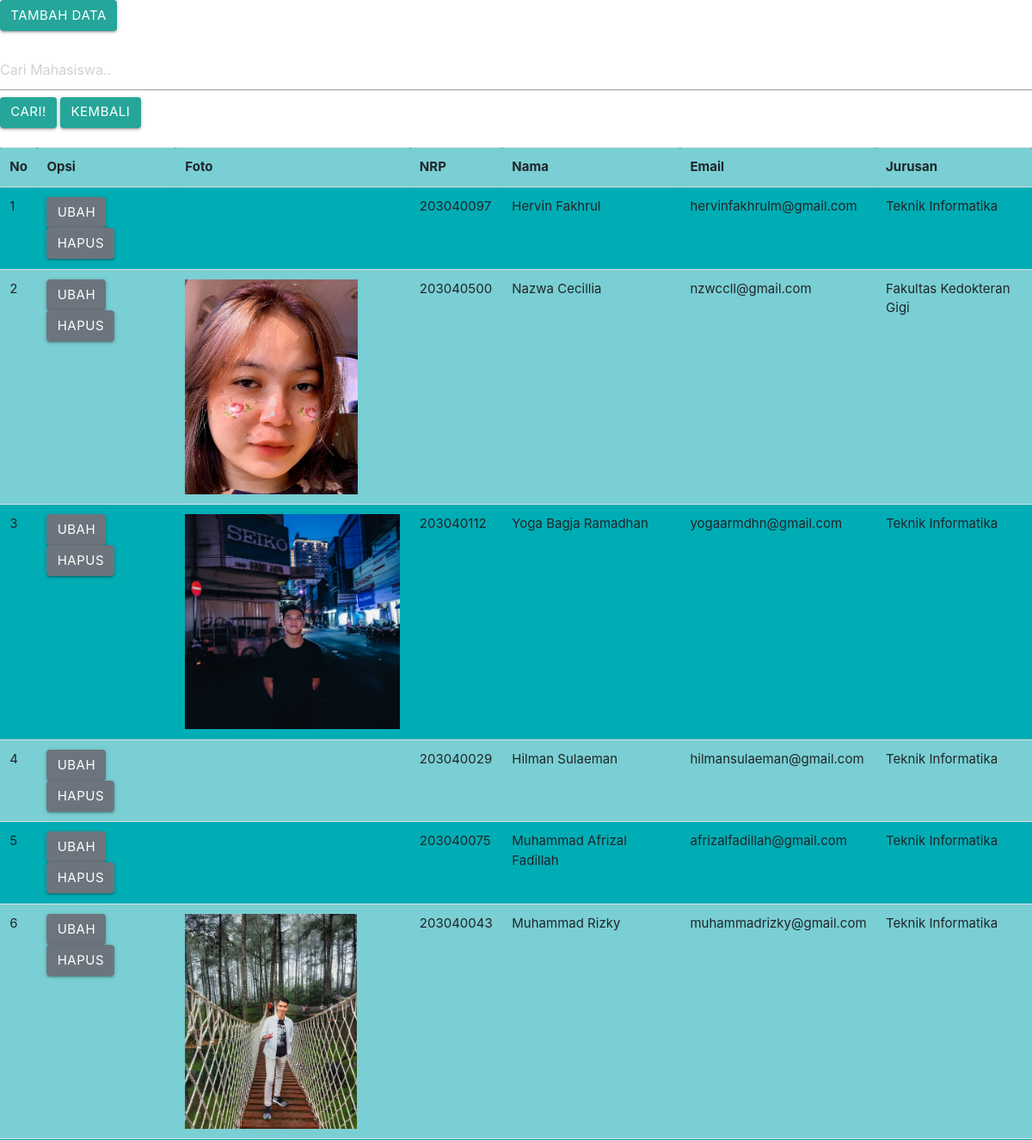
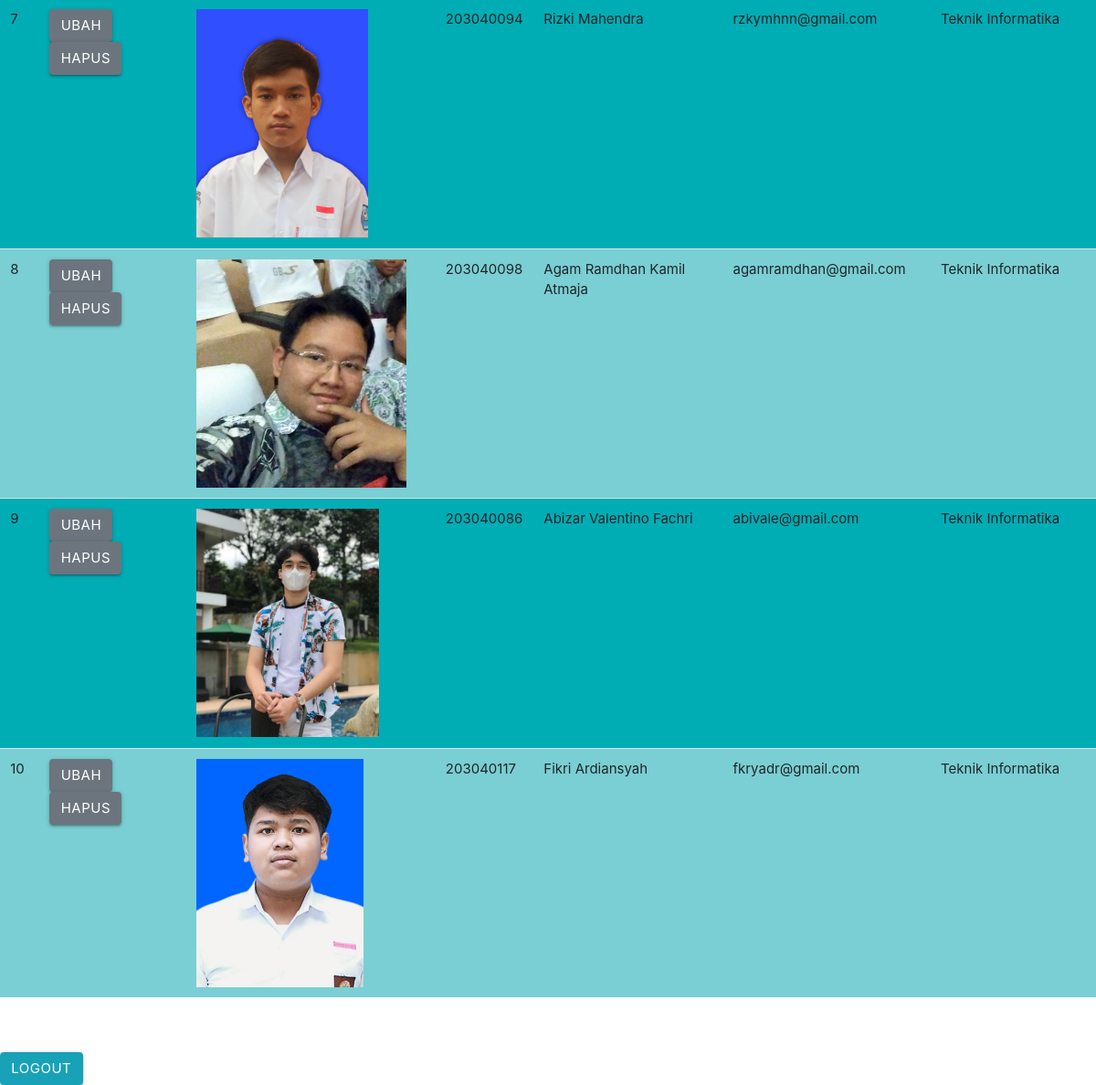
/php/admin.php (signed in), run on the app's committed database (2 pictures, top to bottom).
### tables this page shows
CREATE TABLE `mahasiswa` (
  `id` int(11) NOT NULL,
  `img` varchar(100) NOT NULL,
  `nrp` varchar(10) NOT NULL,
  `nama` varchar(100) NOT NULL,
  `email` varchar(100) NOT NULL,
  `jurusan` varchar(50) NOT NULL
);

### php/functions.php (called while the page is built, shortened)
 <?php
function koneksi()
{
    $conn = mysqli_connect("localhost", "root", "");
    mysqli_select_db($conn, "pw_tubes_203040097");
    return $conn;
}
function query ($sql)
{
    $conn = koneksi();
    $result = mysqli_query($conn, "$sql");
    $rows = [];
    while ($row = mysqli_fetch_assoc($result)) {
        $rows[] = $row;
    }
    return $rows;
}

### php/admin.php (the view, shortened to what this page needs)
 <?php
    require 'functions.php';
    $mahasiswa = query("SELECT * FROM mahasiswa ORDER BY id ASC");
?>
<!DOCTYPE html>
<html lang="en">
<head>
    <link rel="stylesheet" href="../css/style2.css">
    <link rel="stylesheet" href="https://cdnjs.cloudflare.com/ajax/libs/materialize/1.0.0/css/materialize.min.css">
    <link rel="stylesheet" href="https://maxcdn.bootstrapcdn.com/bootstrap/4.0.0/css/bootstrap.min.css">
</head>
<body>
    <div class="add">
        <a href="tambah.php"><button class="waves-effect waves-light btn">Tambah Data</button></a>
    </div>
    <br>
    <form class="cari" action="" method="GET">
        <input type="text" name="keyword" autofocus placeholder="Cari Mahasiswa.." autocomplete="off">
        <button type="submit" name="cari" class="waves-effect waves-light btn">Cari!</button>
        <button type="submit" class="waves-effect waves-light btn">
            <a href="admin.php" style="text-decoration: none; color: white;">Kembali</a>
        </button>
    </form>
    <br>
    <table class="table bordered striped" border="1" cellpadding="13" cellspacing="0" style="background-color: #00adb5;">
        <tr>
            <th>No</th>
            <th>Opsi</th>
            <th>Foto</th>
            <th>NRP</th>
            <th>Nama</th>
            <th>Email</th>
            <th>Jurusan</th>
        </tr>
    <?php if (empty($mahasiswa)) : ?>
        <tr>
            <td colspan="7">
                <h1>Data tidak ditemukan</h1>
            </td>
        </tr>
    <?php else : ?>
        <?php $i = 1;?>
        <?php foreach ($mahasiswa as $mhs) : ?>
            <tr>
                <td><?= $i; ?></td>
                <td>
                    <a href="ubah.php?id=<?=$mhs['id'] ?>"><button class="btn btn-secondary">Ubah</button></a>
                    <a href="hapus.php?id=<?=$mhs['id'] ?>" onclick="return confirm('Hapus Data??')"><button class="btn btn-secondary">Hapus</button></a>
                </td>
                <td><img src="../assets/img/<?= $mhs['img']; ?>" alt=""></td>
                <td><?= $mhs['nrp']; ?></td>
                <td><?= $mhs['nama']; ?></td>
                <td><?= $mhs['email']; ?></td>
                <td><?= $mhs['jurusan']; ?></td>
            </tr>
            <?php $i++; ?>
        <?php endforeach; ?>
    <?php endif; ?>
    </table>
    <br>
    <br>
    <button class="btn btn-info"><a href="logout.php" style="text-decoration: none; color: white;">Logout</a></button>
</body>
</html>

### css/style2.css (style rules this page uses)
table { border: 1px solid #222831; }
.table { background-color: #00adb5 ; }
td, h2 { text-align: center; }
img { height: 250px; }

### data on the page
mahasiswa: nrp "203040097", nama "Hervin Fakhrul", email "hervinfakhrulm@gmail.com", jurusan "Teknik Informatika"
mahasiswa: img (picture), nrp "203040500", nama "Nazwa Cecillia", email "nzwccll@gmail.com", jurusan "Fakultas Kedokteran Gigi"
mahasiswa: img (picture), nrp "203040112", nama "Yoga Bagja Ramadhan", email "yogaarmdhn@gmail.com", jurusan "Teknik Informatika"
mahasiswa: nrp "203040029", nama "Hilman Sulaeman", email "hilmansulaeman@gmail.com", jurusan "Teknik Informatika"
mahasiswa: nrp "203040075", nama "Muhammad Afrizal Fadillah", email "afrizalfadillah@gmail.com", jurusan "Teknik Informatika"
mahasiswa: img (picture), nrp "203040043", nama "Muhammad Rizky", email "muhammadrizky@gmail.com", jurusan "Teknik Informatika"
mahasiswa: img (picture), nrp "203040094", nama "Rizki Mahendra", email "rzkymhnn@gmail.com", jurusan "Teknik Informatika"
mahasiswa: img (picture), nrp "203040098", nama "Agam Ramdhan Kamil Atmaja", email "agamramdhan@gmail.com", jurusan "Teknik Informatika"
mahasiswa: img (picture), nrp "203040086", nama "Abizar Valentino Fachri", email "abivale@gmail.com", jurusan "Teknik Informatika"
mahasiswa: img (picture), nrp "203040117", nama "Fikri Ardiansyah", email "fkryadr@gmail.com", jurusan "Teknik Informatika"
